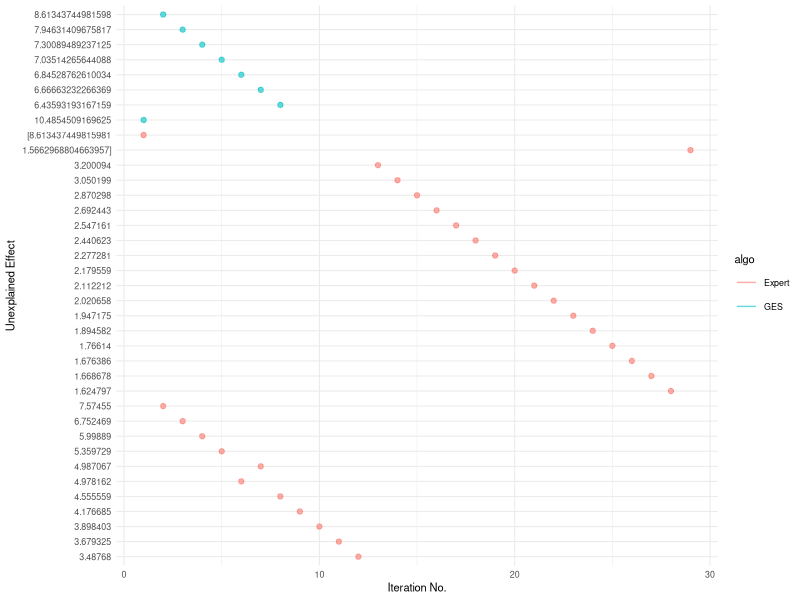

This figure's R source:
library(ggplot2)


d_expert <- read.csv('results/unexplained_effect.txt', header=F)
d_expert <- t(d_expert)
colnames(d_expert) <- c('pillai', 'll')
rownames(d_expert) <- seq(1, nrow(d_expert))
d_expert <- as.data.frame(d_expert)
d_expert <- cbind(d_expert, x=seq(1, nrow(d_expert)))
d_expert$algo <- 'Expert'

d_ges <- read.csv('results/ges_unexplained_effect.txt', header=F)
d_ges <- as.data.frame(t(d_ges))
colnames(d_ges) <- c('pillai', 'll')
rownames(d_ges) <- seq(1, nrow(d_ges))
d_ges <- cbind(d_ges, x=seq(1, nrow(d_ges)))
d_ges$algo <- 'GES'

d_results = rbind(d_expert, d_ges)

p <- ggplot(d_results, aes(x=x, y=pillai, color=algo)) +
	geom_line(alpha=0.6) +
	geom_point(alpha=0.6, show.legend=F) +
	theme_minimal(base_size=8) +
	labs(x="Iteration No.") +
	labs(y="Unexplained Effect")

ggsave('unexplained.pdf', p, height=2.5, width=3.2, units='in')


